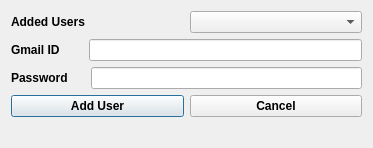
<?xml version="1.0" encoding="UTF-8"?>
<ui version="4.0">
 <class>Dialog</class>
 <widget class="QDialog" name="Dialog">
  <property name="windowModality">
   <enum>Qt::NonModal</enum>
  </property>
  <property name="geometry">
   <rect>
    <x>0</x>
    <y>0</y>
    <width>373</width>
    <height>140</height>
   </rect>
  </property>
  <property name="maximumSize">
   <size>
    <width>16777215</width>
    <height>140</height>
   </size>
  </property>
  <property name="font">
   <font>
    <weight>75</weight>
    <bold>true</bold>
   </font>
  </property>
  <property name="windowTitle">
   <string>Add User</string>
  </property>
  <property name="windowIcon">
   <iconset resource="all_resources.qrc">
    <normaloff>:/resources/Icon.png</normaloff>:/resources/Icon.png</iconset>
  </property>
  <layout class="QVBoxLayout" name="verticalLayout">
   <item>
    <layout class="QHBoxLayout" name="horizontalLayout_4">
     <item>
      <widget class="QLabel" name="label_3">
       <property name="text">
        <string>Added Users</string>
       </property>
      </widget>
     </item>
     <item>
      <widget class="QComboBox" name="addedUsersCombo">
       <property name="toolTip">
        <string>Users</string>
       </property>
      </widget>
     </item>
    </layout>
   </item>
   <item>
    <layout class="QHBoxLayout" name="horizontalLayout">
     <item>
      <widget class="QLabel" name="label">
       <property name="text">
        <string>Gmail ID       </string>
       </property>
      </widget>
     </item>
     <item>
      <widget class="QLineEdit" name="userID">
       <property name="toolTip">
        <string>Enter Your Gmail ID Here</string>
       </property>
      </widget>
     </item>
    </layout>
   </item>
   <item>
    <layout class="QHBoxLayout" name="horizontalLayout_2">
     <item>
      <widget class="QLabel" name="label_2">
       <property name="text">
        <string>Password     </string>
       </property>
      </widget>
     </item>
     <item>
      <widget class="QLineEdit" name="userPassword">
       <property name="toolTip">
        <string>Enter Your Gmail Password Here</string>
       </property>
       <property name="echoMode">
        <enum>QLineEdit::Password</enum>
       </property>
      </widget>
     </item>
    </layout>
   </item>
   <item>
    <layout class="QHBoxLayout" name="horizontalLayout_3">
     <item>
      <widget class="QPushButton" name="addUserButton">
       <property name="toolTip">
        <string>Click To Add User</string>
       </property>
       <property name="text">
        <string>Add User</string>
       </property>
      </widget>
     </item>
     <item>
      <widget class="QPushButton" name="cancelButton">
       <property name="toolTip">
        <string>Close This Window</string>
       </property>
       <property name="text">
        <string>Cancel</string>
       </property>
      </widget>
     </item>
    </layout>
   </item>
   <item>
    <widget class="QLabel" name="ackMsg">
     <property name="text">
      <string/>
     </property>
    </widget>
   </item>
   <item>
    <spacer name="verticalSpacer">
     <property name="orientation">
      <enum>Qt::Vertical</enum>
     </property>
     <property name="sizeHint" stdset="0">
      <size>
       <width>20</width>
       <height>40</height>
      </size>
     </property>
    </spacer>
   </item>
  </layout>
 </widget>
 <resources>
  <include location="all_resources.qrc"/>
 </resources>
 <connections/>
</ui>
